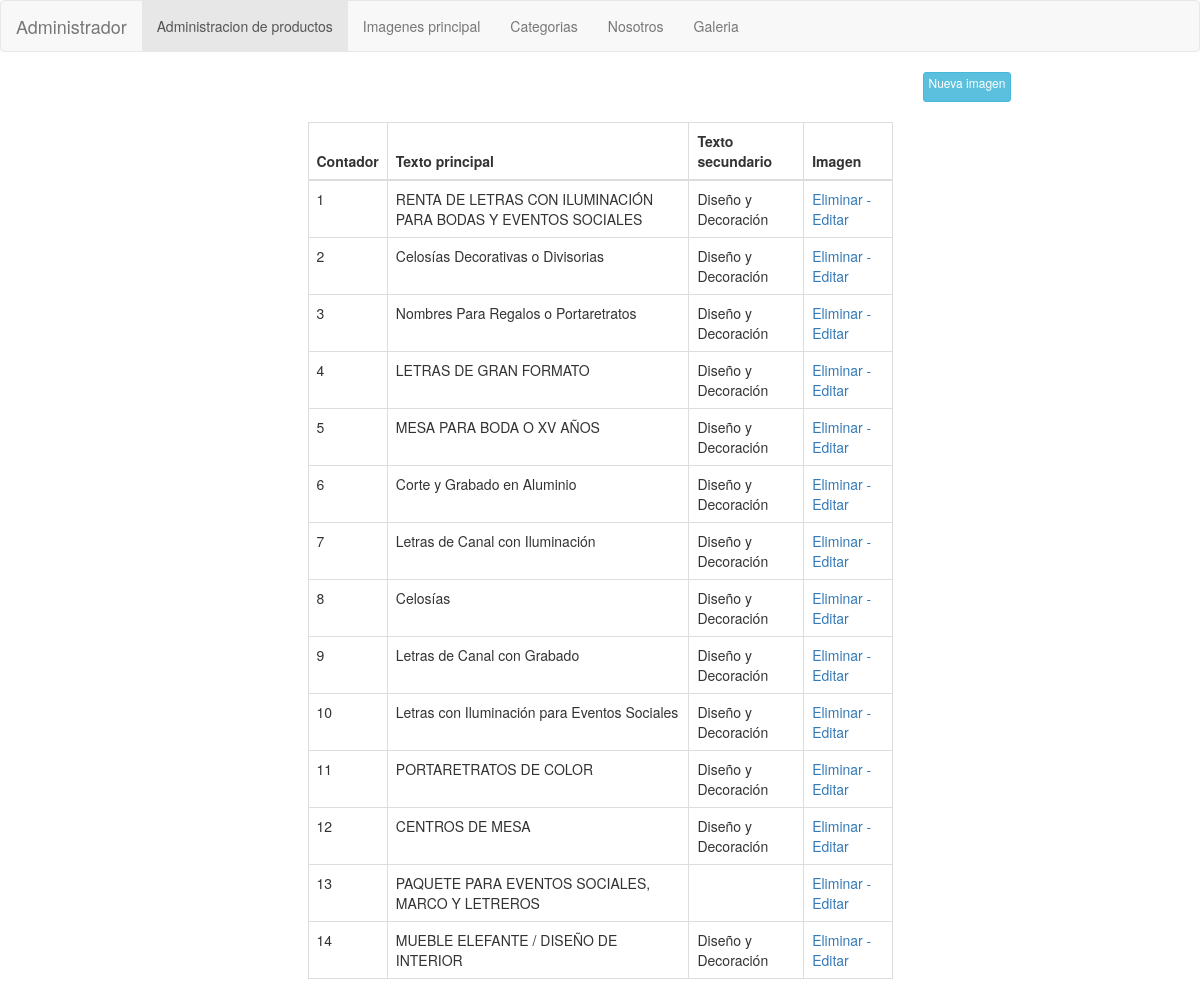
/panel/banners.php (signed in), run on the app's committed database.
### tables this page shows
CREATE TABLE IF NOT EXISTS `fotos_banner` (
  `id_foto_banner` bigint(20) NOT NULL AUTO_INCREMENT,
  `foto_banner` text,
  `texto_principal` varchar(100) DEFAULT NULL,
  `texto_secundario` varchar(100) DEFAULT NULL,
  PRIMARY KEY (`id_foto_banner`)
);

### includes/Conexion.php (called while the page is built, shortened)
<?php
class MySQL {
    private $conexion;
    public function MySQL() {
        if (!isset($this->conexion)) {
  $this->conexion = (mysql_connect("localhost", "root", ""))
                    or die(mysql_error());
        }
    }
    public function consulta($consulta) {
        $resultado = mysql_query($consulta, $this->conexion);
        return $resultado;
    }
    public function fetch_array($consulta) {
        return mysql_fetch_array($consulta);
    }
}
?>

### panel/banners.php (the view, shortened to what this page needs)
<!DOCTYPE html>
<html lang="en">
    <head>
        <link href="css/bootstrap.min.css" rel="stylesheet">
    </head>
    <body>
        <nav class="navbar navbar-default">
            <div class="container-fluid">
                <div class="navbar-header">
                    <a class="navbar-brand" href="#">Administrador</a>
                </div>
                <div class="collapse navbar-collapse" id="bs-example-navbar-collapse-1">
                    <ul class="nav navbar-nav">
                        <li class="active"><a href="index.php">Administracion de productos</a></li>
                        <li><a href="banners.php">Imagenes principal</a></li>
                        <li><a href="categorias.php">Categorias</a></li>
                        <li><a href="nosotros.php">Nosotros</a></li>
                        <li><a href="galeria.php">Galeria</a></li>
                    </ul>
                </div>
            </div>
        </nav>
        <div class="row">
            <div class="col-md-3"></div>
            <div class="col-md-6"></div>
            <div class="col-md-3">
                <a href="#myProducto" data-toggle="modal" id="nuevoProducto" class="btn btn-xs btn-info" style="height: 30px">
                    Nueva imagen
                </a>
            </div>
        </div>
        <br />
        <div class="row">
            <div class="col-md-3"></div>
            <div class="col-md-6">
                <table class="table table-bordered">
                    <thead>
                        <tr>
                            <th>
                                Contador
                            </th>
                            <th>
                                Texto principal
                            </th>
                            <th>
                                Texto secundario
                            </th>
                            <th>
                                Imagen
                            </th>
                        </tr>
                    </thead>
                    <tbody>
                        <?php
                        include '../includes/Conexion.php';
                        $sql = new MySQL();
                        $res = $sql->consulta("SELECT * FROM fotos_banner");
                        $i = 1;
                        while ($row = $sql->fetch_array($res)) {
                            ?>
                            <tr>
                                <td>
                                    <?= $i++ ?>
                                </td>
                                <td>
                                    <?= $row["texto_principal"] ?>
                                </td>
                                <td>
                                    <?= $row["texto_secundario"] ?>
                                </td>
                                <td>
                                    <a href="eliminarBanner.php?id=<?= $row["id_foto_banner"] ?>">Eliminar - </a>
                                    <a href="editarBanner.php?id=<?= $row["id_foto_banner"] ?>">Editar </a>
                                </td>
                            </tr>
                            <?php
                        }
                        ?>
                    </tbody>
                </table>
            </div>
            <div class="col-md-3"></div>
        </div>
    </body>
</html>

### data on the page
fotos_banner: texto_principal "RENTA DE LETRAS CON ILUMINACIÓN PARA BODAS Y EVENTOS SOCIALES", texto_secundario "Diseño y Decoración"
fotos_banner: texto_principal "Celosías Decorativas o Divisorias", texto_secundario "Diseño y Decoración"
fotos_banner: texto_principal "Nombres Para Regalos o Portaretratos", texto_secundario "Diseño y Decoración"
fotos_banner: texto_principal "LETRAS DE GRAN FORMATO", texto_secundario "Diseño y Decoración"
fotos_banner: texto_principal "MESA PARA BODA O XV AÑOS", texto_secundario "Diseño y Decoración"
fotos_banner: texto_principal "Corte y Grabado en Aluminio", texto_secundario "Diseño y Decoración"
fotos_banner: texto_principal "Letras de Canal con Iluminación", texto_secundario "Diseño y Decoración"
fotos_banner: texto_principal "Celosías", texto_secundario "Diseño y Decoración"
fotos_banner: texto_principal "Letras de Canal con Grabado", texto_secundario "Diseño y Decoración"
fotos_banner: texto_principal "Letras con Iluminación para Eventos Sociales", texto_secundario "Diseño y Decoración"
fotos_banner: texto_principal "PORTARETRATOS DE COLOR", texto_secundario "Diseño y Decoración"
fotos_banner: texto_principal "CENTROS DE MESA", texto_secundario "Diseño y Decoración"
fotos_banner: texto_principal "PAQUETE PARA EVENTOS SOCIALES, MARCO Y LETREROS"
fotos_banner: texto_principal "MUEBLE ELEFANTE / DISEÑO DE INTERIOR", texto_secundario "Diseño y Decoración"
